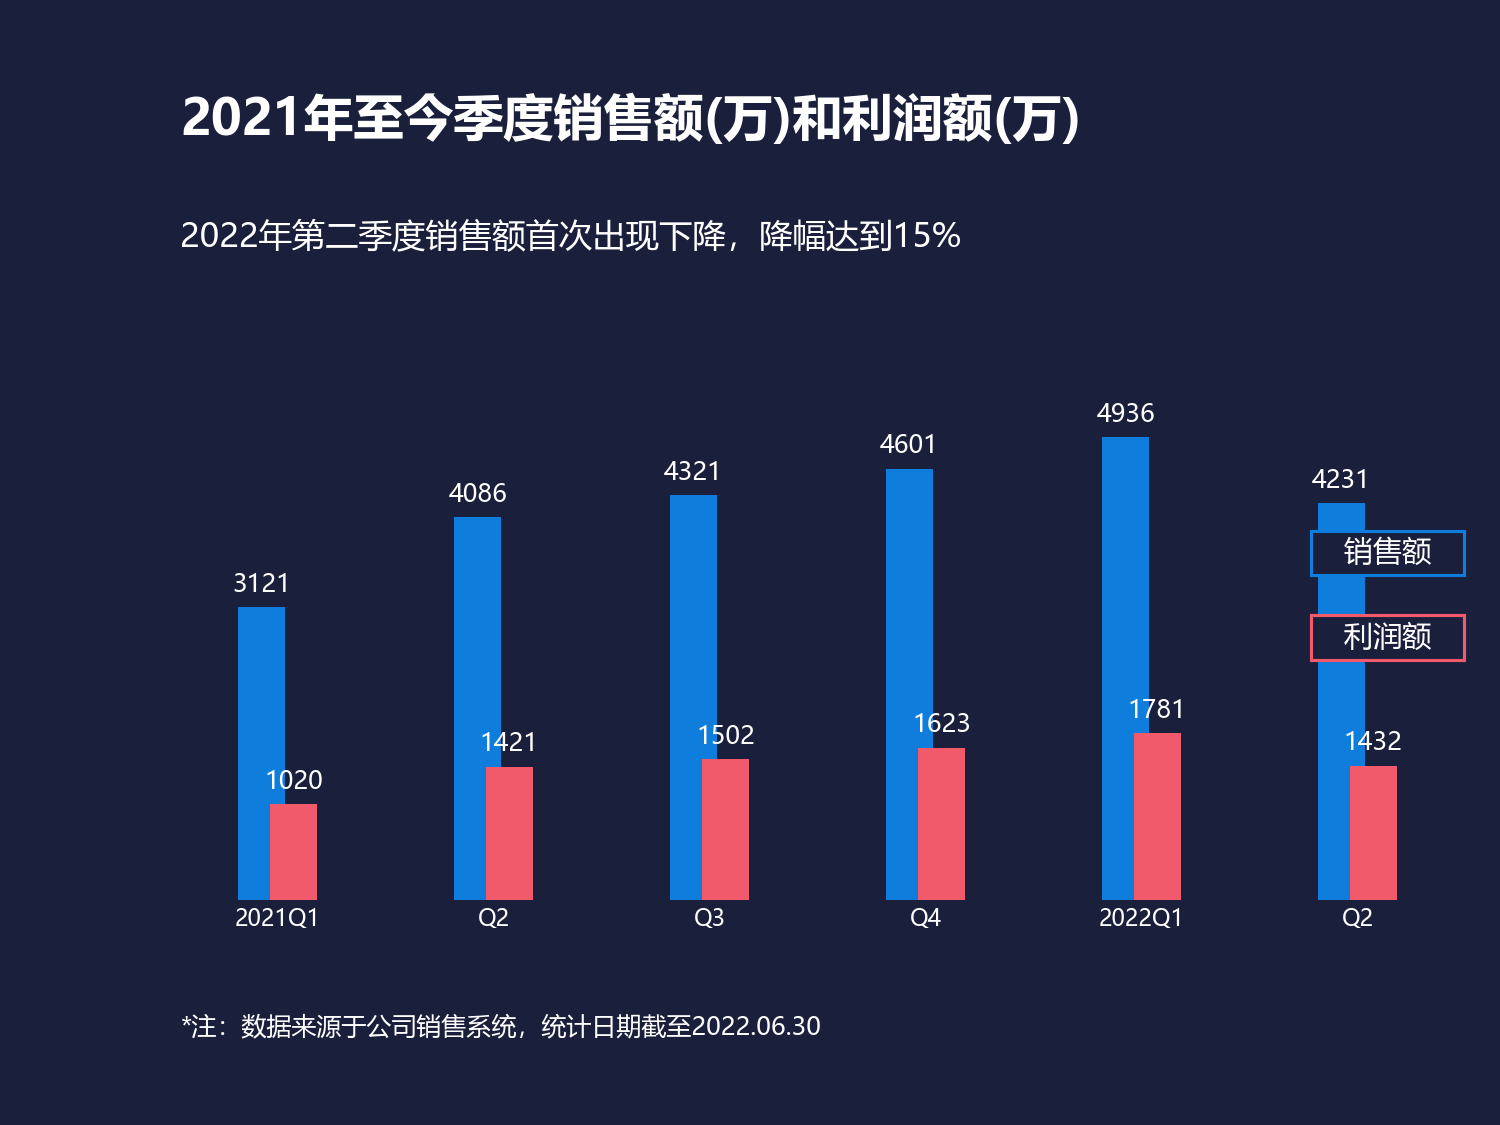

Reproduce this figure in Python.
import matplotlib
matplotlib.use('Agg')
import matplotlib.pyplot as plt
import numpy as np
from matplotlib.lines import Line2D

plt.rcParams['font.sans-serif'] = ['Microsoft YaHei', 'SimHei', 'Arial Unicode MS']
plt.rcParams['axes.unicode_minus'] = False

quarters = ['2021Q1', 'Q2', 'Q3', 'Q4', '2022Q1', 'Q2']
sales = [3121, 4086, 4321, 4601, 4936, 4231]
profits = [1020, 1421, 1502, 1623, 1781, 1432]

fig, ax = plt.subplots(figsize=(10, 7.5), facecolor='#1a1f3c')
ax.set_facecolor('#1a1f3c')

ax.set_position([0.12, 0.20, 0.85, 0.50])

x = np.arange(len(quarters))
width = 0.22

ax.bar(x - width/3, sales, width, color='#0e7ddc', zorder=2, label='销售额')
ax.bar(x + width/3, profits, width, color='#f05a6a', zorder=3, label='利润额')

for i, val in enumerate(sales):
    ax.text(i - width/3, val + 100, str(val),
            ha='center', va='bottom',
            color='white', fontsize=12, zorder=6)
for i, val in enumerate(profits):
    ax.text(i + width/3, val + 100, str(val),
            ha='center', va='bottom',
            color='white', fontsize=12, zorder=6)

ax.set_ylim(0, 6000)
ax.set_yticks([])

ax.set_xticks(x)
ax.set_xticklabels(quarters, color='white', fontsize=11)
ax.tick_params(axis='x', length=0)

for spine in ax.spines.values():
    spine.set_visible(False)

last_x = len(quarters) - 1 - width/3
bar_left = last_x - width/2
ax.text(bar_left, 3700, '   销售额   ',
        ha='left', va='center',
        color='white', fontsize=14, zorder=7,
        bbox=dict(boxstyle="square,pad=0.25", fc='#1a1f3c', ec='#0e7ddc', lw=1.5))
ax.text(bar_left, 2800, '   利润额   ',
        ha='left', va='center',
        color='white', fontsize=14, zorder=7,
        bbox=dict(boxstyle="square,pad=0.25", fc='#1a1f3c', ec='#f05a6a', lw=1.5))

label_x = 0.12
fig.text(label_x, 0.88, '2021年至今季度销售额(万)和利润额(万)', fontsize=24, fontweight='bold', color='white', ha='left')
fig.text(label_x, 0.78, '2022年第二季度销售额首次出现下降，降幅达到15%', fontsize=16, color='white', ha='left')
fig.text(label_x, 0.08, '*注：数据来源于公司销售系统，统计日期截至2022.06.30', fontsize=12, color='white', ha='left')

plt.savefig('3.png', dpi=150, facecolor='#1a1f3c')
print("已生成 3.png")
